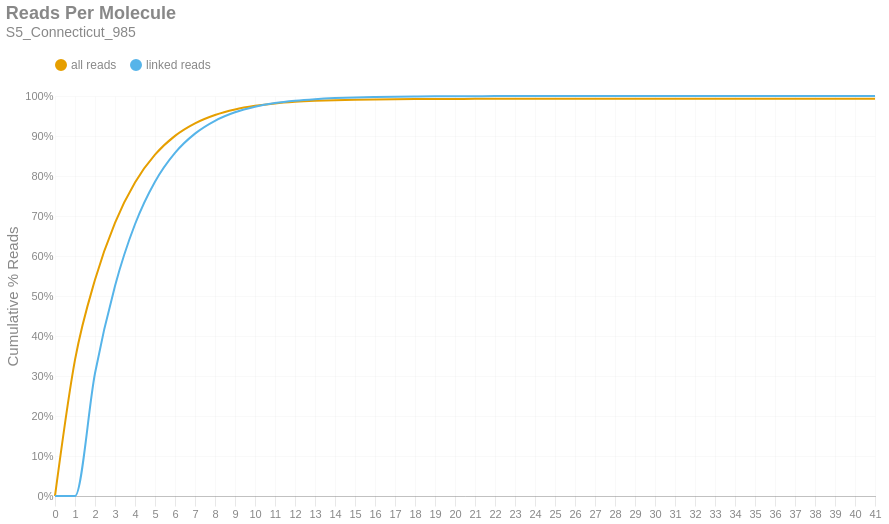

The cell this chart's notebook holds for it:
### Markdown cell above
### Reads per Molecule
This chart shows the cumulative distribution of the number of reads per linked molecule. That is, how many alignments are associated with a unique molecule. This excludes the number of reads associated with invalid or absent linked-read barcodes. The `linked` histogram is the percentages recalculated when disregarding singletons.

### Code cell
if SKIPLR:
    print_html(f"Skipped")
else:
    counts = np.bincount(valids['reads'].cast(pl.Int64).to_numpy())
    weighted = counts * np.arange(len(counts))
    all_perc = weighted / n_reads
    linked_perc = weighted / n_linked_reads
    linked_perc[1] = 0
    binned_df = pl.DataFrame({
        'readsper': list(range(len(counts))),
        'all reads (cumsum)': np.cumsum(all_perc).tolist(),
        'linked reads (cumsum)': np.cumsum(linked_perc).tolist(),
    })

    with SafeRender(binned_df):
        (
            density_plot(binned_df, 'Reads Per Molecule', samplename, 'readspmol')
            .encode(
                x=alt.X('readsper:O', title=None).axis(labelAngle=0).scale(padding=0),
                y=alt.Y('value:Q', title='Cumulative % Reads').axis(format='%').stack(False),
                color=alt.Color("key:N").scale(domain=["all reads", "linked reads"]),
                tooltip=[
                    alt.Tooltip("key:N", title="Data Type"),
                    alt.Tooltip("readsper:O", title="Reads Per Molecule"),
                    alt.Tooltip("value:Q", format=".2%", title="% Reads (Cum.)")
                ]            
            )
        ).display()

### Figure 1 — Vega-Lite specification as saved in the notebook (floating-point values rounded to 4 significant figures)
{"width": "container", "height": 400, "config": {"title": {"anchor": "start", "dy": -15, "fontSize": 18, "color": "#888888", "subtitleColor": "#888888", "subtitleFontSize": 14}, "arc": {"fill": "#0072B2"}, "axis": {"domainColor": "#888888", "domainWidth": 0.5, "gridWidth": 0.2, "grid": false, "titleFontWeight": 400, "titleFontSize": 15, "labelFontSize": 11, "labelColor": "#888888", "tickColor": "#888888", "tickWidth": 0.2, "titleColor": "#888888"}, "axisBand": {"grid": false}, "axisX": {"grid": true, "tickSize": 10, "domainCap": "round"}, "axisY": {"domain": false, "grid": true, "tickSize": 0, "domainCap": "round"}, "background": "transparent", "header": {"labelFontSize": 15, "labelColor": "#888888", "titleFontSize": 15, "titleFontWeight": 600, "titleColor": "#888888"}, "legend": {"labelFont": "sans-serif", "labelFontSize": 12, "labelColor": "#888888", "symbolSize": 100, "symbolType": "circle", "titleFontSize": 12, "titlePadding": 10, "titleColor": "#888888", "title": null, "orient": "top"}, "range": {"category": ["#E69F00", "#56B4E9", "#009E73", "#F0E442", "#0072B2", "#D55E00", "#CC79A7", "#000000"], "diverging": ["#cfe8f3", "#a2d4ec", "#73bfe2", "#46abdb", "#1696d2", "#12719e"]}, "area": {"fill": "#0072B2", "fillOpacity": 0.7, "line": true, "strokeOpacity": 0.7}, "line": {"color": "#0072B2", "stroke": "#0072B2", "strokeWidth": 2}, "trail": {"color": "#0072B2", "stroke": "#0072B2", "strokeWidth": 0, "size": 1}, "point": {"filled": true, "fillOpacity": 1.0, "size": 95}, "text": {"color": "#888888", "fontSize": 11, "align": "right", "fontWeight": 400, "size": 11}, "bar": {"fill": "#0072B2", "stroke": null}, "view": {"stroke": null, "continuousWidth": 660, "continuousHeight": 400}}, "data": {"name": "data-c40b603b8d4158705be7c445894482d1"}, "mark": {"type": "line", "interpolate": "monotone", "point": {"opacity": 0, "size": 275}}, "encoding": {"color": {"field": "key", "scale": {"domain": ["all reads", "linked reads"]}, "type": "nominal"}, "tooltip": [{"field": "key", "title": "Data Type", "type": "nominal"}, {"field": "readsper", "title": "Reads Per Molecule", "type": "ordinal"}, {"field": "value", "format": ".2%", "title": "% Reads (Cum.)", "type": "quantitative"}], "x": {"axis": {"labelAngle": 0}, "field": "readsper", "scale": {"padding": 0}, "title": null, "type": "ordinal"}, "y": {"axis": {"format": "%"}, "field": "value", "stack": false, "title": "Cumulative % Reads", "type": "quantitative"}}, "params": [{"name": "param_c36ac31b6afebe62", "select": {"type": "point", "fields": ["key"]}, "bind": "legend"}], "title": {"text": "Reads Per Molecule", "subtitle": "S5_Connecticut_985"}, "transform": [{"fold": ["all reads (cumsum)", "linked reads (cumsum)"]}, {"calculate": "replace(datum.key, ' (cumsum)', '')", "as": "key"}, {"filter": {"param": "param_c36ac31b6afebe62"}}], "usermeta": {"embedOptions": {"downloadFileName": "S5_Connecticut_985.readspmol"}}, "$schema": "https://vega.github.io/schema/vega-lite/v6.1.0.json", "datasets": {"data-c40b603b8d4158705be7c445894482d1": [{"readsper": 0, "all reads (cumsum)": 0.0, "linked reads (cumsum)": 0.0}, {"readsper": 1, "all reads (cumsum)": 0.3402, "linked reads (cumsum)": 0.0}, {"readsper": 2, "all reads (cumsum)": 0.5405, "linked reads (cumsum)": 0.3068}, {"readsper": 3, "all reads (cumsum)": 0.6831, "linked reads (cumsum)": 0.5252}, {"readsper": 4, "all reads (cumsum)": 0.7837, "linked reads (cumsum)": 0.6793}, {"readsper": 5, "all reads (cumsum)": 0.8533, "linked reads (cumsum)": 0.7858}, {"readsper": 6, "all reads (cumsum)": 0.9003, "linked reads (cumsum)": 0.8579}, {"readsper": 7, "all reads (cumsum)": 0.9317, "linked reads (cumsum)": 0.9059}, {"readsper": 8, "all reads (cumsum)": 0.9526, "linked reads (cumsum)": 0.938}, {"readsper": 9, "all reads (cumsum)": 0.9665, "linked reads (cumsum)": 0.9592}, {"readsper": 10, "all reads (cumsum)": 0.9755, "linked reads (cumsum)": 0.973}, {"readsper": 11, "all reads (cumsum)": 0.9815, "linked reads (cumsum)": 0.9822}, {"readsper": 12, "all reads (cumsum)": 0.9853, "linked reads (cumsum)": 0.9881}, {"readsper": 13, "all reads (cumsum)": 0.9879, "linked reads (cumsum)": 0.9921}, {"readsper": 14, "all reads (cumsum)": 0.9897, "linked reads (cumsum)": 0.9947}, {"readsper": 15, "all reads (cumsum)": 0.9908, "linked reads (cumsum)": 0.9965}, {"readsper": 16, "all reads (cumsum)": 0.9915, "linked reads (cumsum)": 0.9975}, {"readsper": 17, "all reads (cumsum)": 0.992, "linked reads (cumsum)": 0.9983}, {"readsper": 18, "all reads (cumsum)": 0.9923, "linked reads (cumsum)": 0.9988}, {"readsper": 19, "all reads (cumsum)": 0.9926, "linked reads (cumsum)": 0.9992}, {"readsper": 20, "all reads (cumsum)": 0.9927, "linked reads (cumsum)": 0.9994}, {"readsper": 21, "all reads (cumsum)": 0.9928, "linked reads (cumsum)": 0.9996}, {"readsper": 22, "all reads (cumsum)": 0.9929, "linked reads (cumsum)": 0.9997}, {"readsper": 23, "all reads (cumsum)": 0.993, "linked reads (cumsum)": 0.9998}, {"readsper": 24, "all reads (cumsum)": 0.993, "linked reads (cumsum)": 0.9999}, {"readsper": 25, "all reads (cumsum)": 0.993, "linked reads (cumsum)": 0.9999}, {"readsper": 26, "all reads (cumsum)": 0.9931, "linked reads (cumsum)": 0.9999}, {"readsper": 27, "all reads (cumsum)": 0.9931, "linked reads (cumsum)": 0.9999}, {"readsper": 28, "all reads (cumsum)": 0.9931, "linked reads (cumsum)": 1.0}, {"readsper": 29, "all reads (cumsum)": 0.9931, "linked reads (cumsum)": 1.0}, {"readsper": 30, "all reads (cumsum)": 0.9931, "linked reads (cumsum)": 1.0}, {"readsper": 31, "all reads (cumsum)": 0.9931, "linked reads (cumsum)": 1.0}, {"readsper": 32, "all reads (cumsum)": 0.9931, "linked reads (cumsum)": 1.0}, {"readsper": 33, "all reads (cumsum)": 0.9931, "linked reads (cumsum)": 1.0}, {"readsper": 34, "all reads (cumsum)": 0.9931, "linked reads (cumsum)": 1.0}, {"readsper": 35, "all reads (cumsum)": 0.9931, "linked reads (cumsum)": 1.0}, {"readsper": 36, "all reads (cumsum)": 0.9931, "linked reads (cumsum)": 1.0}, {"readsper": 37, "all reads (cumsum)": 0.9931, "linked reads (cumsum)": 1.0}, {"readsper": 38, "all reads (cumsum)": 0.9931, "linked reads (cumsum)": 1.0}, {"readsper": 39, "all reads (cumsum)": 0.9931, "linked reads (cumsum)": 1.0}, {"readsper": 40, "all reads (cumsum)": 0.9931, "linked reads (cumsum)": 1.0}, {"readsper": 41, "all reads (cumsum)": 0.9931, "linked reads (cumsum)": 1.0}]}}
